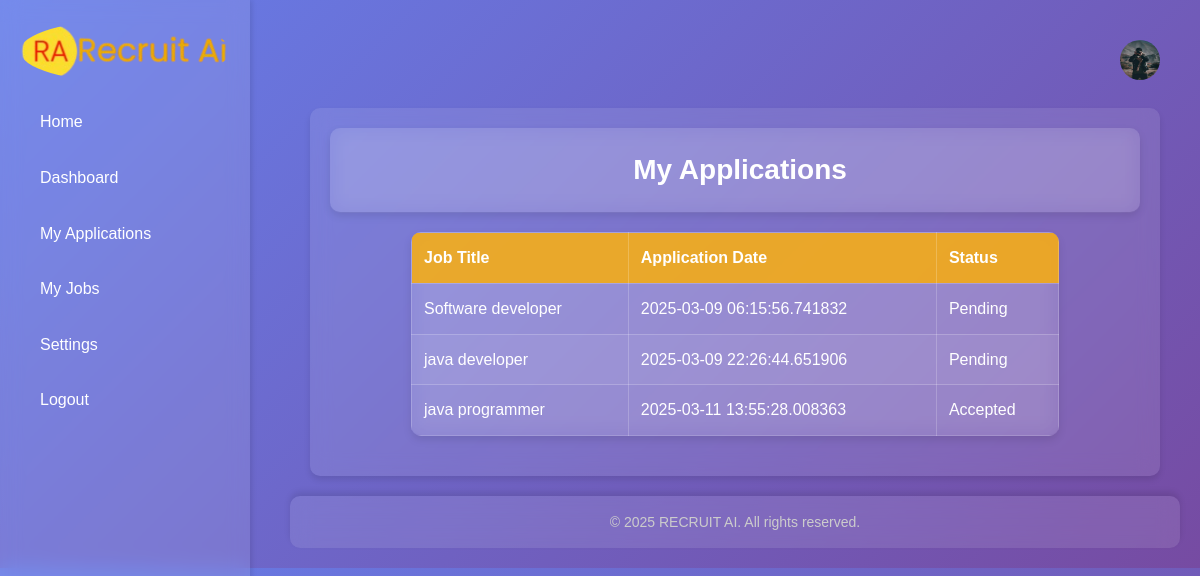
The app's page /view_applications (signed in) with its own data.
### app/models.py (models this page shows)
class Job(db.Model):
    id = db.Column(db.Integer, primary_key=True)
    title = db.Column(db.String(100), nullable=False)
    location = db.Column(db.String(100), nullable=False)
    description = db.Column(db.Text, nullable=False)
    salary = db.Column(db.String(50), nullable=False)
    date_posted = db.Column(db.DateTime, nullable=False, default=datetime.utcnow)
    user_id = db.Column(db.Integer, db.ForeignKey('user.id'), nullable=False)

class Application(db.Model):
    id = db.Column(db.Integer, primary_key=True)
    user_id = db.Column(db.Integer, db.ForeignKey('user.id'), nullable=False)
    job_id = db.Column(db.Integer, db.ForeignKey('job.id'), nullable=False)
    message = db.Column(db.Text, nullable=False)
    timestamp = db.Column(db.DateTime, default=datetime.utcnow)
    status = db.Column(db.String(20), nullable=False, default='Pending')
    user = db.relationship('User', backref=db.backref('applications', lazy=True))
    job = db.relationship('Job', backref=db.backref('applications', lazy=True))
    __table_args__ = (db.UniqueConstraint('user_id', 'job_id', name='unique_user_job_application'),)

### app/routes.py (the view)
@main.route('/view_applications')
def view_applications():
    if g.user is None:
        flash('You need to sign in first.', 'danger')
        return redirect(url_for('main.auth'))
    applications = Application.query.filter_by(user_id=g.user.id).all()
    applications_list = []
    for app in applications:
        job = Job.query.get(app.job_id)
        applications_list.append({
            'id': app.id,
            'job_title': job.title if job else 'Unknown',
            'application_date': app.timestamp,
            'status': app.status
        })
    return render_template('view_applications.html', applications=applications_list)

### app/routes.py (called while the page is built)
@main.before_app_request
def load_user():
    user_id = session.get('user_id')
    if user_id:
        g.user = User.query.get(user_id)
    else:
        g.user = None

@main.context_processor
def inject_user():
    return {'user': g.user}

### app/templates/view_applications.html (shortened to what this page needs)
{% extends 'base.html' %}
{% block content %}
<div class="applications-wrapper">
    <div class="page-header">
        <h1 class="page-title">My Applications</h1>
    </div>
    <table class="applications-table">
        <thead>
            <tr>
                <th>Job Title</th>
                <th>Application Date</th>
                <th>Status</th>
            </tr>
        </thead>
        <tbody>
            {% for application in applications %}
            <tr>
                <td>{{ application.job_title }}</td>
                <td>{{ application.application_date }}</td>
                <td>{{ application.status }}</td>
            </tr>
            {% endfor %}
        </tbody>
    </table>
</div>
{% endblock %}

### app/templates/base.html (style rules this page uses)
* { margin: 0; padding: 0; box-sizing: border-box; }
body { font-family: 'Arial', sans-serif; background: linear-gradient(135deg, #667eea 0%, #764ba2 100%); color: #fff; line-height: 1.6; padding: 20px; }

### app/templates/view_applications.html (style rules this page uses)
* { margin: 0; padding: 0; box-sizing: border-box; }
body { font-family: 'Arial', sans-serif; background: linear-gradient(135deg, #667eea 0%, #764ba2 100%); color: #fff; line-height: 1.6; padding: 20px; }
.page-header { display: flex; align-items: center; justify-content: center; margin-bottom: 20px; background: rgba(255, 255, 255, 0.1); backdrop-filter: blur(10px); padding: 20px; border-radius: 10px; box-shadow: 0 4px 8px rgba(0, 0, 0, 0.1); }
.page-header .page-title { font-size: 28px; color: #fff; margin: 0; }
.applications-wrapper { text-align: center; }
.applications-table { width: 80%; margin: 0 auto; border-collapse: collapse; margin-bottom: 20px; background: rgba(255, 255, 255, 0.1); backdrop-filter: blur(10px); border-radius: 10px; overflow: hidden; box-shadow: 0 4px 8px rgba(0, 0, 0, 0.1); }
.applications-table th, .applications-table td { padding: 12px; border: 1px solid rgba(255, 255, 255, 0.2); text-align: left; color: #fff; }
.applications-table th { background-color: rgba(255, 175, 0, 0.8); color: #fff; }
.applications-table tr:nth-child(even) { background-color: rgba(255, 255, 255, 0.05); }

### records on screen
Job: job_title "Software developer"
Application: application_date "2025-03-09 06:15:56.741832", status "Pending"
Job: job_title "java developer"
Application: application_date "2025-03-09 22:26:44.651906", status "Pending"
Job: job_title "java programmer"
Application: application_date "2025-03-11 13:55:28.008363", status "Accepted"
